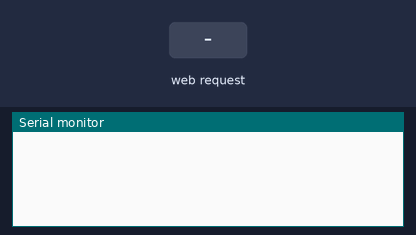
A sketch run on a simulated ESP8266 (NodeMCU). Shown: the last lines printed to the serial monitor. The test bench sets the inputs (shaded band). Storage starts empty.

Above: at 1.2 s.
1.3 s: HTTP request GET / received
At 2.2 s:
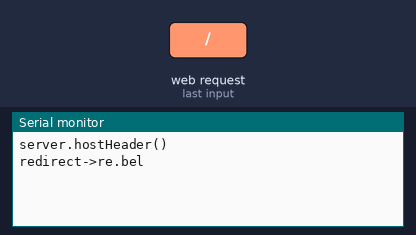
2.8 s: HTTP request GET /cyclops.svg received
At 3.3 s:
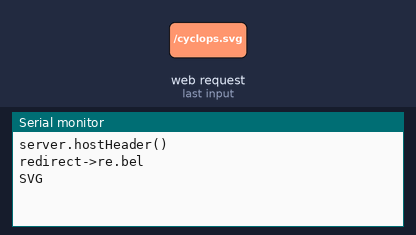

The sketch:

kozan.ino
```cpp
/*--------------------------------------------------
HTTP 1.1 Webserver as AccessPoint for ESP8266
for ESP8266 adapted Arduino IDE

by Stefan Thesen 08/2015 - free for anyone

Does HTTP 1.1 with defined connection closing.
Handles empty requests in a defined manner.
Handle requests for non-exisiting pages correctly.

This demo allows to switch two functions:
Function 1 creates serial output and toggels GPIO2
Function 2 just creates serial output.

Serial output can e.g. be used to steer an attached
Arduino, Raspberry etc.
--------------------------------------------------*/

#include <FS.h>
#include <ESP8266WiFi.h>
#include <DNSServer.h>
#include <ESP8266WebServer.h>

const char* ssid = "DONOTCONNECTME";
const char* password = "";  // set to "" for open access point w/o passwortd

unsigned long ulReqcount;


// Create an instance of the server on Port 80
ESP8266WebServer server(80);
IPAddress ip(192, 168, 0, 1);
IPAddress gateway(192,168,0,1);
IPAddress dns(192,168,0,1);
IPAddress subnet(255,255,255,0);

// DNS server
const byte DNS_PORT = 53;
DNSServer dnsServer;

void httpDefault()
{
  Serial.println("redirect->re.bel");
  server.sendHeader("Location", "http://re.bel/", true);
  server.send(302, "text/plain", "");
  server.client().stop();
}

void httpHome()
{
  if (server.hostHeader() != String("re.bel")) {
    Serial.println("server.hostHeader()");
    return httpDefault();
  }
  Serial.println("HOME");
  bool ok = SPIFFS.begin();
  if (ok) {
    Serial.println("ok");
    bool exist = SPIFFS.exists("/index.html.gz");

    if (exist) {
      Serial.println("The file exists!");

      File f = SPIFFS.open("/index.html.gz", "r");
      if (!f) {
        Serial.println("Some thing went wrong trying to open the file...");
      }
      else {
        int s = f.size();
        Serial.printf("Size=%d\r\n", s);
        String data = f.readString();
        Serial.println(data);

        f.close();
      }
    }
    else {
      Serial.println("No such file found.");
    }
  }
  File file = SPIFFS.open("/index.html.gz", "r");
  server.streamFile(file, "text/html");
  file.close();
}
void httpSVG()
{
  Serial.println("SVG");
  File file = SPIFFS.open("/cyclops.svg", "r");
  server.streamFile(file, "image/svg+xml");
  file.close();
}
void setup()
{
   /* Setup the DNS server redirecting all the domains to the IP */
  dnsServer.setErrorReplyCode(DNSReplyCode::NoError);
  dnsServer.start(DNS_PORT, "*", ip);
  Serial.begin(115200);

  // AP mode
  WiFi.mode(WIFI_AP);
  WiFi.softAP(ssid, password);
  WiFi.softAPConfig(ip,gateway, subnet);
  server.on("/", httpHome);
  server.on("/cyclops.svg", httpSVG);
  server.onNotFound(httpDefault);
  server.begin();
}

void loop()
{
  dnsServer.processNextRequest();
  server.handleClient();
}
```

Measured:
- after the input at 1.3 s, the serial monitor: prints a new line at once (image 1)
- after the input at 2.8 s, the serial monitor: prints a new line at once (image 2)
